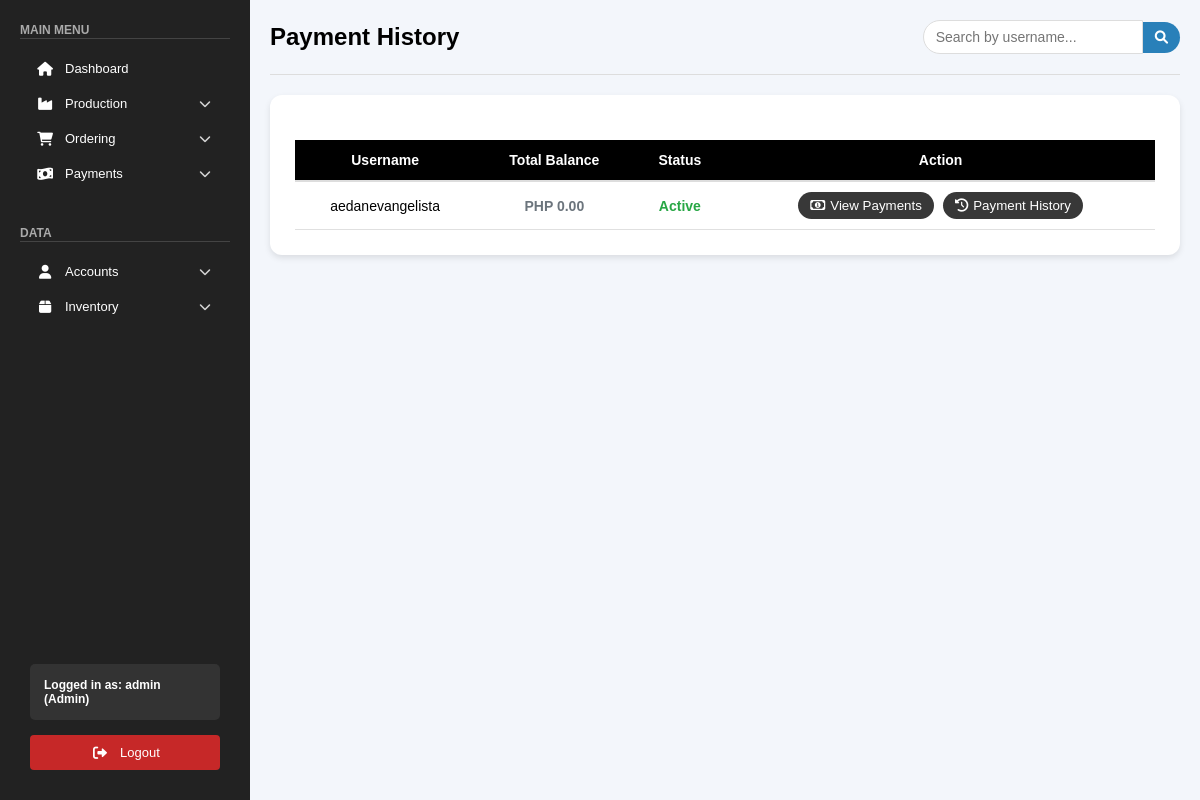
The app's page /public/pages/payment_history.php (signed in), older data.
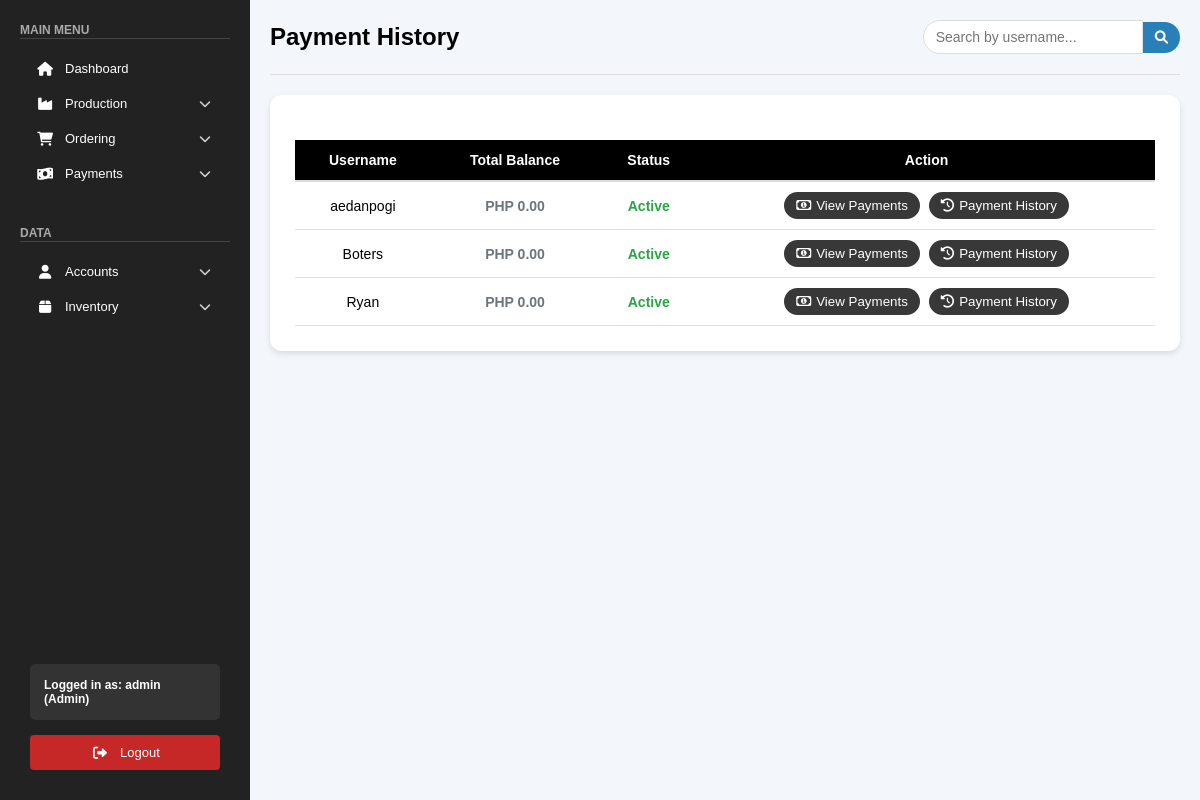
The same page, newer data.
### tables this page shows
CREATE TABLE `clients_accounts` (
  `id` int(11) NOT NULL,
  `username` varchar(255) NOT NULL,
  `password` varchar(255) NOT NULL,
  `email` varchar(255) NOT NULL,
  `phone` varchar(50) DEFAULT NULL,
  `region` varchar(100) DEFAULT NULL,
  `city` varchar(100) DEFAULT NULL,
  `company` varchar(255) DEFAULT NULL,
  `company_address` varchar(255) DEFAULT NULL,
  `business_proof` text DEFAULT NULL,
  `status` varchar(50) DEFAULT 'Active',
  `balance` decimal(10,2) DEFAULT 0.00,
  `created_at` timestamp NOT NULL DEFAULT current_timestamp(),
  `client_session_id` varchar(255) DEFAULT NULL,
  `client_last_login` timestamp NULL DEFAULT NULL,
  `verification_code` varchar(6) DEFAULT NULL,
  `code_expires_at` datetime DEFAULT NULL
);

### public/pages/payment_history.php (the view, shortened to what this page needs)
<?php
include "../../backend/check_role.php";
$sql = "SELECT username, status, balance FROM clients_accounts WHERE status IN ('Active', 'Inactive') ORDER BY username";
$result = $conn->query($sql);
$users = [];
if ($result && $result->num_rows > 0) {
    while ($row = $result->fetch_assoc()) {
        $users[] = $row;
    }
}
?>
<!DOCTYPE html>
<html lang="en">
<head>
    <link rel="stylesheet" href="/css/orders.css">
    <link rel="stylesheet" href="/css/sidebar.css">
    <link rel="stylesheet" href="/css/payment_history.css">
    <link rel="stylesheet" href="https://cdnjs.cloudflare.com/ajax/libs/font-awesome/6.0.0/css/all.min.css">
</head>
<body>
    <?php include '../sidebar.php'; ?>
    <div class="main-content">
        <div class="orders-header">
            <h1>Payment History</h1>
            <div class="search-container">
                <input type="text" id="searchInput" placeholder="Search by username...">
                <button class="search-btn"><i class="fas fa-search"></i></button>
            </div>
        </div>
        <div class="orders-table-container">
            <table class="orders-table">
                <thead>
                    <tr>
                        <th>Username</th>
                        <th>Total Balance</th>
                        <th>Status</th>
                        <th>Action</th>
                    </tr>
                </thead>
                <tbody>
                    <?php foreach ($users as $user): ?>
                        <tr>
                            <td><?= htmlspecialchars($user['username']) ?></td>
                            <td>
                                <?php
                                    $balanceClass = 'total-balance-zero';
                                ?>
                                <span class="<?= $balanceClass ?>">
                                    PHP <?= number_format($user['balance'], 2) ?>
                                </span>
                            </td>
                            <td>
                                <span class="status-<?= strtolower($user['status']) ?>">
                                    <?= htmlspecialchars($user['status']) ?>
                                </span>
                            </td>
                            <td>
                                <div class="action-buttons">
                                    <button class="view-button" onclick="viewPaymentHistory('<?= htmlspecialchars($user['username']) ?>', <?= $user['balance'] ?>)">
                                        <i class="far fa-money-bill-alt"></i>View Payments
                                    </button>
                                    <button class="view-button" onclick="viewPaymentHistoryOnly('<?= htmlspecialchars($user['username']) ?>')">
                                        <i class="fas fa-history"></i>Payment History
                                    </button>
                                </div>
                            </td>
                        </tr>
                    <?php endforeach; ?>
                </tbody>
            </table>
        </div>
    </div>
</body>
</html>

Row changes from the older to the newer data that the page shows:
no longer on this page (row edited): clients_accounts: username "aedanevangelista", balance "0.00", status "Active"
now on this page (row edited): clients_accounts: username "aedanpogi", balance "0.00", status "Active"
added clients_accounts: username "Boters", balance "0.00", status "Active"
added clients_accounts: username "Ryan", balance "0.00", status "Active"
